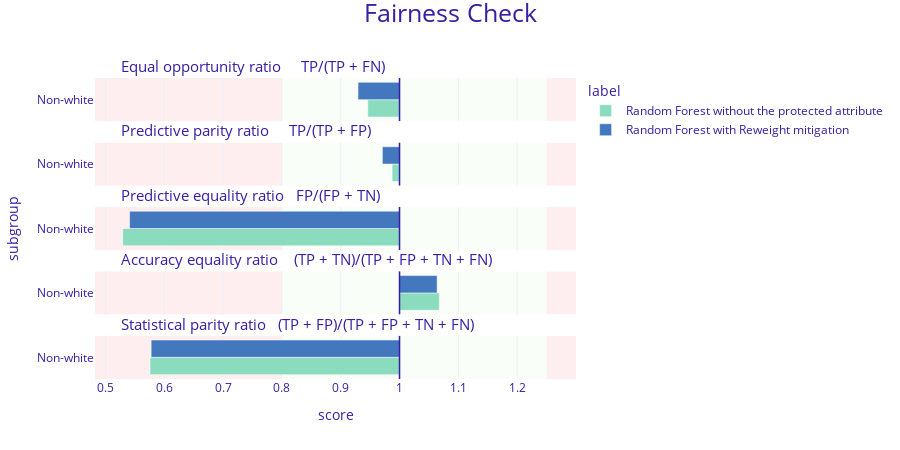

Notebook cell for this chart:
### Code cell
model_reweight = copy(model_without_prot)
model_reweight.fit(x_train_without_prot, y_train, sample_weight=sample_weight)

explainer_reweight = dx.Explainer(
    model_reweight, 
    x_test_without_prot, 
    y_test, 
    label='Random Forest with Reweight mitigation',
    verbose=False
)

fobject_reweight = explainer_reweight.model_fairness(
    protected_variable, 
    privileged_group
)
print(fobject_reweight.fairness_check())

fig = fobject_without_prot.plot([fobject_reweight], show=False).update_layout(
    autosize=False,
    width=900,
    height=450)
fig.write_image(f"imgs/rf_reweight.png")
fig.show()

### Figure 1 — Plotly figure (JSON) as saved in the notebook; plotly's stock layout.template omitted (floating-point values rounded to 4 significant figures)
{"data": [{"alignmentgroup": "True", "customdata": [["Non-white", 0.946, "Random Forest without the protected attribute"]], "hovertemplate": "<b>%{customdata[2]}</b><br>Subgroup: %{customdata[0]}<br>Score: %{customdata[1]}<br><extra></extra>", "legendgroup": "Random Forest without the protected attribute", "marker": {"color": "#8bdcbe", "pattern": {"shape": ""}}, "name": "Random Forest without the protected attribute", "offsetgroup": "Random Forest without the protected attribute", "orientation": "h", "showlegend": true, "textposition": "auto", "type": "bar", "x": [-0.05397], "xaxis": "x5", "y": [0.5], "yaxis": "y5"}, {"alignmentgroup": "True", "customdata": [["Non-white", 0.987, "Random Forest without the protected attribute"]], "hovertemplate": "<b>%{customdata[2]}</b><br>Subgroup: %{customdata[0]}<br>Score: %{customdata[1]}<br><extra></extra>", "legendgroup": "Random Forest without the protected attribute", "marker": {"color": "#8bdcbe", "pattern": {"shape": ""}}, "name": "Random Forest without the protected attribute", "offsetgroup": "Random Forest without the protected attribute", "orientation": "h", "showlegend": false, "textposition": "auto", "type": "bar", "x": [-0.01259], "xaxis": "x4", "y": [0.5], "yaxis": "y4"}, {"alignmentgroup": "True", "customdata": [["Non-white", 0.529, "Random Forest without the protected attribute"]], "hovertemplate": "<b>%{customdata[2]}</b><br>Subgroup: %{customdata[0]}<br>Score: %{customdata[1]}<br><extra></extra>", "legendgroup": "Random Forest without the protected attribute", "marker": {"color": "#8bdcbe", "pattern": {"shape": ""}}, "name": "Random Forest without the protected attribute", "offsetgroup": "Random Forest without the protected attribute", "orientation": "h", "showlegend": false, "textposition": "auto", "type": "bar", "x": [-0.4706], "xaxis": "x3", "y": [0.5], "yaxis": "y3"}, {"alignmentgroup": "True", "customdata": [["Non-white", 1.068, "Random Forest without the protected attribute"]], "hovertemplate": "<b>%{customdata[2]}</b><br>Subgroup: %{customdata[0]}<br>Score: %{customdata[1]}<br><extra></extra>", "legendgroup": "Random Forest without the protected attribute", "marker": {"color": "#8bdcbe", "pattern": {"shape": ""}}, "name": "Random Forest without the protected attribute", "offsetgroup": "Random Forest without the protected attribute", "orientation": "h", "showlegend": false, "textposition": "auto", "type": "bar", "x": [0.06762], "xaxis": "x2", "y": [0.5], "yaxis": "y2"}, {"alignmentgroup": "True", "customdata": [["Non-white", 0.576, "Random Forest without the protected attribute"]], "hovertemplate": "<b>%{customdata[2]}</b><br>Subgroup: %{customdata[0]}<br>Score: %{customdata[1]}<br><extra></extra>", "legendgroup": "Random Forest without the protected attribute", "marker": {"color": "#8bdcbe", "pattern": {"shape": ""}}, "name": "Random Forest without the protected attribute", "offsetgroup": "Random Forest without the protected attribute", "orientation": "h", "showlegend": false, "textposition": "auto", "type": "bar", "x": [-0.4241], "xaxis": "x", "y": [0.5], "yaxis": "y"}, {"alignmentgroup": "True", "customdata": [["Non-white", 0.929, "Random Forest with Reweight mitigation"]], "hovertemplate": "<b>%{customdata[2]}</b><br>Subgroup: %{customdata[0]}<br>Score: %{customdata[1]}<br><extra></extra>", "legendgroup": "Random Forest with Reweight mitigation", "marker": {"color": "#4378bf", "pattern": {"shape": ""}}, "name": "Random Forest with Reweight mitigation", "offsetgroup": "Random Forest with Reweight mitigation", "orientation": "h", "showlegend": true, "textposition": "auto", "type": "bar", "x": [-0.07053], "xaxis": "x5", "y": [0.5], "yaxis": "y5"}, {"alignmentgroup": "True", "customdata": [["Non-white", 0.971, "Random Forest with Reweight mitigation"]], "hovertemplate": "<b>%{customdata[2]}</b><br>Subgroup: %{customdata[0]}<br>Score: %{customdata[1]}<br><extra></extra>", "legendgroup": "Random Forest with Reweight mitigation", "marker": {"color": "#4378bf", "pattern": {"shape": ""}}, "name": "Random Forest with Reweight mitigation", "offsetgroup": "Random Forest with Reweight mitigation", "orientation": "h", "showlegend": false, "textposition": "auto", "type": "bar", "x": [-0.02917], "xaxis": "x4", "y": [0.5], "yaxis": "y4"}, {"alignmentgroup": "True", "customdata": [["Non-white", 0.541, "Random Forest with Reweight mitigation"]], "hovertemplate": "<b>%{customdata[2]}</b><br>Subgroup: %{customdata[0]}<br>Score: %{customdata[1]}<br><extra></extra>", "legendgroup": "Random Forest with Reweight mitigation", "marker": {"color": "#4378bf", "pattern": {"shape": ""}}, "name": "Random Forest with Reweight mitigation", "offsetgroup": "Random Forest with Reweight mitigation", "orientation": "h", "showlegend": false, "textposition": "auto", "type": "bar", "x": [-0.4588], "xaxis": "x3", "y": [0.5], "yaxis": "y3"}, {"alignmentgroup": "True", "customdata": [["Non-white", 1.064, "Random Forest with Reweight mitigation"]], "hovertemplate": "<b>%{customdata[2]}</b><br>Subgroup: %{customdata[0]}<br>Score: %{customdata[1]}<br><extra></extra>", "legendgroup": "Random Forest with Reweight mitigation", "marker": {"color": "#4378bf", "pattern": {"shape": ""}}, "name": "Random Forest with Reweight mitigation", "offsetgroup": "Random Forest with Reweight mitigation", "orientation": "h", "showlegend": false, "textposition": "auto", "type": "bar", "x": [0.06391], "xaxis": "x2", "y": [0.5], "yaxis": "y2"}, {"alignmentgroup": "True", "customdata": [["Non-white", 0.578, "Random Forest with Reweight mitigation"]], "hovertemplate": "<b>%{customdata[2]}</b><br>Subgroup: %{customdata[0]}<br>Score: %{customdata[1]}<br><extra></extra>", "legendgroup": "Random Forest with Reweight mitigation", "marker": {"color": "#4378bf", "pattern": {"shape": ""}}, "name": "Random Forest with Reweight mitigation", "offsetgroup": "Random Forest with Reweight mitigation", "orientation": "h", "showlegend": false, "textposition": "auto", "type": "bar", "x": [-0.4222], "xaxis": "x", "y": [0.5], "yaxis": "y"}], "layout": {"annotations": [{"font": {"size": 15}, "showarrow": false, "text": "Statistical parity ratio   (TP + FP)/(TP + FP + TN + FN)", "x": 0.05, "xanchor": "left", "xref": "paper", "y": 0.144, "yanchor": "bottom", "yref": "paper"}, {"font": {"size": 15}, "showarrow": false, "text": "Accuracy equality ratio    (TP + TN)/(TP + FP + TN + FN)", "x": 0.05, "xanchor": "left", "xref": "paper", "y": 0.358, "yanchor": "bottom", "yref": "paper"}, {"font": {"size": 15}, "showarrow": false, "text": "Predictive equality ratio   FP/(FP + TN)", "x": 0.05, "xanchor": "left", "xref": "paper", "y": 0.572, "yanchor": "bottom", "yref": "paper"}, {"font": {"size": 15}, "showarrow": false, "text": "Predictive parity ratio     TP/(TP + FP)", "x": 0.05, "xanchor": "left", "xref": "paper", "y": 0.786, "yanchor": "bottom", "yref": "paper"}, {"font": {"size": 15}, "showarrow": false, "text": "Equal opportunity ratio     TP/(TP + FN)", "x": 0.05, "xanchor": "left", "xref": "paper", "y": 1, "yanchor": "bottom", "yref": "paper"}], "autosize": false, "barmode": "group", "font": {"color": "#371ea3"}, "height": 450, "legend": {"title": {"text": "label"}, "tracegroupgap": 0}, "margin": {"b": 71, "r": 30, "t": 78}, "shapes": [{"fillcolor": "#f05a71", "layer": "below", "line": {"width": 0}, "opacity": 0.1, "type": "rect", "x0": 0.25, "x1": 0.3, "xref": "x", "y0": 0, "y1": 1, "yref": "y"}, {"fillcolor": "#f05a71", "layer": "below", "line": {"width": 0}, "opacity": 0.1, "type": "rect", "x0": -0.5176, "x1": -0.2, "xref": "x", "y0": 0, "y1": 1, "yref": "y"}, {"fillcolor": "#c7f5bf", "layer": "below", "line": {"width": 0}, "opacity": 0.1, "type": "rect", "x0": -0.2, "x1": 0.25, "xref": "x", "y0": 0, "y1": 1, "yref": "y"}, {"line": {"color": "#371ea3", "width": 1.5}, "type": "line", "x0": 0, "x1": 0, "xref": "x", "y0": 0, "y1": 1, "yref": "y"}, {"fillcolor": "#f05a71", "layer": "below", "line": {"width": 0}, "opacity": 0.1, "type": "rect", "x0": 0.25, "x1": 0.3, "xref": "x", "y0": 0, "y1": 1, "yref": "y2"}, {"fillcolor": "#f05a71", "layer": "below", "line": {"width": 0}, "opacity": 0.1, "type": "rect", "x0": -0.5176, "x1": -0.2, "xref": "x", "y0": 0, "y1": 1, "yref": "y2"}, {"fillcolor": "#c7f5bf", "layer": "below", "line": {"width": 0}, "opacity": 0.1, "type": "rect", "x0": -0.2, "x1": 0.25, "xref": "x", "y0": 0, "y1": 1, "yref": "y2"}, {"line": {"color": "#371ea3", "width": 1.5}, "type": "line", "x0": 0, "x1": 0, "xref": "x", "y0": 0, "y1": 1, "yref": "y2"}, {"fillcolor": "#f05a71", "layer": "below", "line": {"width": 0}, "opacity": 0.1, "type": "rect", "x0": 0.25, "x1": 0.3, "xref": "x", "y0": 0, "y1": 1, "yref": "y3"}, {"fillcolor": "#f05a71", "layer": "below", "line": {"width": 0}, "opacity": 0.1, "type": "rect", "x0": -0.5176, "x1": -0.2, "xref": "x", "y0": 0, "y1": 1, "yref": "y3"}, {"fillcolor": "#c7f5bf", "layer": "below", "line": {"width": 0}, "opacity": 0.1, "type": "rect", "x0": -0.2, "x1": 0.25, "xref": "x", "y0": 0, "y1": 1, "yref": "y3"}, {"line": {"color": "#371ea3", "width": 1.5}, "type": "line", "x0": 0, "x1": 0, "xref": "x", "y0": 0, "y1": 1, "yref": "y3"}, {"fillcolor": "#f05a71", "layer": "below", "line": {"width": 0}, "opacity": 0.1, "type": "rect", "x0": 0.25, "x1": 0.3, "xref": "x", "y0": 0, "y1": 1, "yref": "y4"}, {"fillcolor": "#f05a71", "layer": "below", "line": {"width": 0}, "opacity": 0.1, "type": "rect", "x0": -0.5176, "x1": -0.2, "xref": "x", "y0": 0, "y1": 1, "yref": "y4"}, {"fillcolor": "#c7f5bf", "layer": "below", "line": {"width": 0}, "opacity": 0.1, "type": "rect", "x0": -0.2, "x1": 0.25, "xref": "x", "y0": 0, "y1": 1, "yref": "y4"}, {"line": {"color": "#371ea3", "width": 1.5}, "type": "line", "x0": 0, "x1": 0, "xref": "x", "y0": 0, "y1": 1, "yref": "y4"}, {"fillcolor": "#f05a71", "layer": "below", "line": {"width": 0}, "opacity": 0.1, "type": "rect", "x0": 0.25, "x1": 0.3, "xref": "x", "y0": 0, "y1": 1, "yref": "y5"}, {"fillcolor": "#f05a71", "layer": "below", "line": {"width": 0}, "opacity": 0.1, "type": "rect", "x0": -0.5176, "x1": -0.2, "xref": "x", "y0": 0, "y1": 1, "yref": "y5"}, {"fillcolor": "#c7f5bf", "layer": "below", "line": {"width": 0}, "opacity": 0.1, "type": "rect", "x0": -0.2, "x1": 0.25, "xref": "x", "y0": 0, "y1": 1, "yref": "y5"}, {"line": {"color": "#371ea3", "width": 1.5}, "type": "line", "x0": 0, "x1": 0, "xref": "x", "y0": 0, "y1": 1, "yref": "y5"}], "title": {"font": {"size": 25}, "text": "Fairness Check", "x": 0.5, "y": 0.99}, "width": 900, "xaxis": {"anchor": "y", "domain": [0, 1], "range": [-0.5176, 0.3], "ticktext": [0.4, 0.5, 0.6, 0.7, 0.8, 0.9, 1, 1.1, 1.2, 1], "tickvals": [-0.6, -0.5, -0.4, -0.3, -0.2, -0.1, 0, 0.1, 0.2, 0], "title": {"text": "score"}}, "xaxis2": {"anchor": "y2", "domain": [0, 1], "matches": "x", "range": [-0.5176, 0.3], "showticklabels": false, "ticktext": [0.4, 0.5, 0.6, 0.7, 0.8, 0.9, 1, 1.1, 1.2, 1], "tickvals": [-0.6, -0.5, -0.4, -0.3, -0.2, -0.1, 0, 0.1, 0.2, 0]}, "xaxis3": {"anchor": "y3", "domain": [0, 1], "matches": "x", "range": [-0.5176, 0.3], "showticklabels": false, "ticktext": [0.4, 0.5, 0.6, 0.7, 0.8, 0.9, 1, 1.1, 1.2, 1], "tickvals": [-0.6, -0.5, -0.4, -0.3, -0.2, -0.1, 0, 0.1, 0.2, 0]}, "xaxis4": {"anchor": "y4", "domain": [0, 1], "matches": "x", "range": [-0.5176, 0.3], "showticklabels": false, "ticktext": [0.4, 0.5, 0.6, 0.7, 0.8, 0.9, 1, 1.1, 1.2, 1], "tickvals": [-0.6, -0.5, -0.4, -0.3, -0.2, -0.1, 0, 0.1, 0.2, 0]}, "xaxis5": {"anchor": "y5", "domain": [0, 1], "matches": "x", "range": [-0.5176, 0.3], "showticklabels": false, "ticktext": [0.4, 0.5, 0.6, 0.7, 0.8, 0.9, 1, 1.1, 1.2, 1], "tickvals": [-0.6, -0.5, -0.4, -0.3, -0.2, -0.1, 0, 0.1, 0.2, 0]}, "yaxis": {"anchor": "x", "domain": [0, 0.144], "range": [0, 1], "showgrid": false, "ticktext": ["Non-white"], "tickvals": [0.5], "title": {"text": ""}, "zeroline": false}, "yaxis2": {"anchor": "x2", "domain": [0.214, 0.358], "matches": "y", "range": [0, 1], "showgrid": false, "ticktext": ["Non-white"], "tickvals": [0.5], "title": {"text": ""}, "zeroline": false}, "yaxis3": {"anchor": "x3", "domain": [0.428, 0.572], "matches": "y", "range": [0, 1], "showgrid": false, "ticktext": ["Non-white"], "tickvals": [0.5], "title": {"text": "subgroup"}, "zeroline": false}, "yaxis4": {"anchor": "x4", "domain": [0.642, 0.786], "matches": "y", "range": [0, 1], "showgrid": false, "ticktext": ["Non-white"], "tickvals": [0.5], "title": {"text": ""}, "zeroline": false}, "yaxis5": {"anchor": "x5", "domain": [0.856, 1], "matches": "y", "range": [0, 1], "showgrid": false, "ticktext": ["Non-white"], "tickvals": [0.5], "title": {"text": ""}, "zeroline": false}}}
